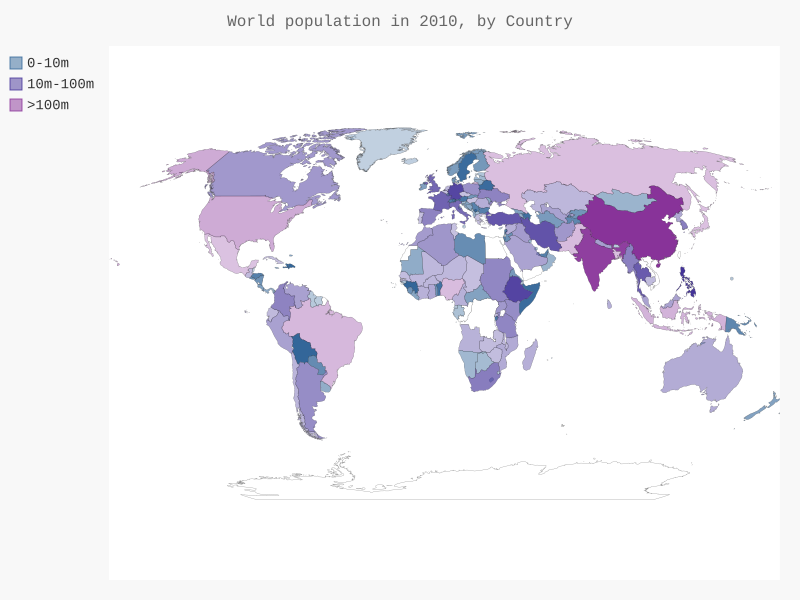

Write Python code to recreate this figure.
import json

from pygal.maps.world import World
from pygal.style import LightColorizedStyle as LS, RotateStyle as RS

from country_codes import get_country_code

# Load the data into alist.
filename = 'population_data.json'
with open(filename) as f:
    pop_data = json.load(f)

# Build a dictionary of population data.
cc_populations = {}
for pop_dict in pop_data:
    if pop_dict['Year'] == '2010':
        country = pop_dict['Country Name']
        population = int(float(pop_dict['Value']))
        code = get_country_code(country)
        if code:
            cc_populations[code] = population

# Group the countries into 3 population levels.
cc_pops_1, cc_pops_2, cc_pops_3 = {}, {}, {}
for cc, pop in cc_populations.items():
    if pop < 10_000_000:
        cc_pops_1[cc] = pop
    elif pop < 100_000_000:
        cc_pops_2[cc] = pop
    else:
        cc_pops_3[cc] = pop

# Se how many countries are in each level.
print(len(cc_pops_1), len(cc_pops_2), len(cc_pops_3))

wm_style = RS('#336699', base_style=LS)
wm = World(style=wm_style)
wm.title = 'World population in 2010, by Country'
wm.add('0-10m', cc_pops_1)
wm.add('10m-100m', cc_pops_2)
wm.add('>100m', cc_pops_3)

wm.render_to_file('world_population.svg')
